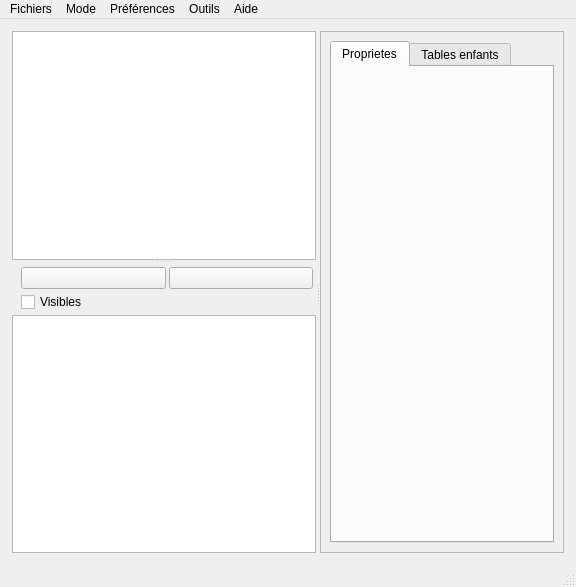
<?xml version="1.0" encoding="UTF-8"?>
<ui version="4.0">
 <class>MainWindow</class>
 <widget class="QMainWindow" name="MainWindow">
  <property name="geometry">
   <rect>
    <x>0</x>
    <y>0</y>
    <width>576</width>
    <height>587</height>
   </rect>
  </property>
  <property name="windowTitle">
   <string>MainWindow</string>
  </property>
  <widget class="QWidget" name="centralwidget">
   <layout class="QHBoxLayout" name="horizontalLayout" stretch="0">
    <property name="leftMargin">
     <number>3</number>
    </property>
    <property name="topMargin">
     <number>3</number>
    </property>
    <property name="rightMargin">
     <number>3</number>
    </property>
    <property name="bottomMargin">
     <number>3</number>
    </property>
    <item>
     <widget class="QFrame" name="frame_5">
      <property name="frameShape">
       <enum>QFrame::NoFrame</enum>
      </property>
      <property name="frameShadow">
       <enum>QFrame::Raised</enum>
      </property>
      <layout class="QHBoxLayout" name="horizontalLayout_3">
       <item>
        <widget class="QSplitter" name="splitter_2">
         <property name="orientation">
          <enum>Qt::Horizontal</enum>
         </property>
         <widget class="QFrame" name="frame">
          <property name="sizePolicy">
           <sizepolicy hsizetype="Preferred" vsizetype="Preferred">
            <horstretch>0</horstretch>
            <verstretch>0</verstretch>
           </sizepolicy>
          </property>
          <property name="minimumSize">
           <size>
            <width>0</width>
            <height>0</height>
           </size>
          </property>
          <property name="maximumSize">
           <size>
            <width>16777215</width>
            <height>16777215</height>
           </size>
          </property>
          <property name="baseSize">
           <size>
            <width>100</width>
            <height>0</height>
           </size>
          </property>
          <property name="frameShape">
           <enum>QFrame::NoFrame</enum>
          </property>
          <property name="frameShadow">
           <enum>QFrame::Raised</enum>
          </property>
          <layout class="QVBoxLayout" name="verticalLayout">
           <property name="spacing">
            <number>6</number>
           </property>
           <property name="leftMargin">
            <number>0</number>
           </property>
           <property name="topMargin">
            <number>0</number>
           </property>
           <property name="rightMargin">
            <number>0</number>
           </property>
           <property name="bottomMargin">
            <number>0</number>
           </property>
           <item>
            <widget class="QSplitter" name="splitter">
             <property name="sizePolicy">
              <sizepolicy hsizetype="Preferred" vsizetype="Preferred">
               <horstretch>0</horstretch>
               <verstretch>0</verstretch>
              </sizepolicy>
             </property>
             <property name="orientation">
              <enum>Qt::Vertical</enum>
             </property>
             <widget class="QFrame" name="frame_3">
              <property name="frameShape">
               <enum>QFrame::NoFrame</enum>
              </property>
              <property name="frameShadow">
               <enum>QFrame::Raised</enum>
              </property>
              <layout class="QVBoxLayout" name="verticalLayout_3">
               <property name="spacing">
                <number>0</number>
               </property>
               <property name="leftMargin">
                <number>0</number>
               </property>
               <property name="topMargin">
                <number>0</number>
               </property>
               <property name="rightMargin">
                <number>0</number>
               </property>
               <property name="bottomMargin">
                <number>0</number>
               </property>
               <item>
                <widget class="QTreeWidget" name="MaintreeWidget">
                 <property name="sizePolicy">
                  <sizepolicy hsizetype="Preferred" vsizetype="Preferred">
                   <horstretch>0</horstretch>
                   <verstretch>0</verstretch>
                  </sizepolicy>
                 </property>
                 <property name="minimumSize">
                  <size>
                   <width>0</width>
                   <height>0</height>
                  </size>
                 </property>
                 <property name="maximumSize">
                  <size>
                   <width>16777215</width>
                   <height>16777215</height>
                  </size>
                 </property>
                 <property name="rootIsDecorated">
                  <bool>false</bool>
                 </property>
                 <property name="wordWrap">
                  <bool>true</bool>
                 </property>
                 <attribute name="headerVisible">
                  <bool>false</bool>
                 </attribute>
                 <attribute name="headerDefaultSectionSize">
                  <number>50</number>
                 </attribute>
                 <attribute name="headerMinimumSectionSize">
                  <number>27</number>
                 </attribute>
                 <attribute name="headerStretchLastSection">
                  <bool>true</bool>
                 </attribute>
                 <column>
                  <property name="text">
                   <string>1</string>
                  </property>
                 </column>
                </widget>
               </item>
              </layout>
             </widget>
             <widget class="QFrame" name="frame_4">
              <property name="sizePolicy">
               <sizepolicy hsizetype="Preferred" vsizetype="Preferred">
                <horstretch>0</horstretch>
                <verstretch>0</verstretch>
               </sizepolicy>
              </property>
              <property name="minimumSize">
               <size>
                <width>0</width>
                <height>0</height>
               </size>
              </property>
              <property name="maximumSize">
               <size>
                <width>16777215</width>
                <height>16777215</height>
               </size>
              </property>
              <property name="frameShape">
               <enum>QFrame::NoFrame</enum>
              </property>
              <property name="frameShadow">
               <enum>QFrame::Raised</enum>
              </property>
              <layout class="QVBoxLayout" name="verticalLayout_2" stretch="0,10">
               <property name="spacing">
                <number>0</number>
               </property>
               <property name="leftMargin">
                <number>0</number>
               </property>
               <property name="topMargin">
                <number>0</number>
               </property>
               <property name="rightMargin">
                <number>0</number>
               </property>
               <property name="bottomMargin">
                <number>0</number>
               </property>
               <item>
                <widget class="QFrame" name="frame_2">
                 <property name="frameShape">
                  <enum>QFrame::NoFrame</enum>
                 </property>
                 <property name="frameShadow">
                  <enum>QFrame::Raised</enum>
                 </property>
                 <layout class="QGridLayout" name="gridLayout">
                  <property name="topMargin">
                   <number>3</number>
                  </property>
                  <property name="rightMargin">
                   <number>3</number>
                  </property>
                  <property name="bottomMargin">
                   <number>3</number>
                  </property>
                  <property name="spacing">
                   <number>3</number>
                  </property>
                  <item row="0" column="0">
                   <widget class="QPushButton" name="pushButton_zoomFeature">
                    <property name="text">
                     <string/>
                    </property>
                    <property name="icon">
                     <iconset>
                      <normaloff>:/plugins/InspectionDigueV2/icons/Zoom_48x48.png</normaloff>:/plugins/InspectionDigueV2/icons/Zoom_48x48.png</iconset>
                    </property>
                   </widget>
                  </item>
                  <item row="0" column="1">
                   <widget class="QPushButton" name="pushButton_selectfeat">
                    <property name="text">
                     <string/>
                    </property>
                    <property name="icon">
                     <iconset>
                      <normaloff>:/plugins/InspectionDigueV2/icons/select.png</normaloff>:/plugins/InspectionDigueV2/icons/select.png</iconset>
                    </property>
                   </widget>
                  </item>
                  <item row="1" column="0" colspan="2">
                   <widget class="QCheckBox" name="checkBox_onlyvisible">
                    <property name="text">
                     <string>Visibles</string>
                    </property>
                   </widget>
                  </item>
                 </layout>
                </widget>
               </item>
               <item>
                <widget class="QTreeWidget" name="ElemtreeWidget">
                 <property name="sizePolicy">
                  <sizepolicy hsizetype="Preferred" vsizetype="Preferred">
                   <horstretch>0</horstretch>
                   <verstretch>0</verstretch>
                  </sizepolicy>
                 </property>
                 <property name="rootIsDecorated">
                  <bool>false</bool>
                 </property>
                 <property name="wordWrap">
                  <bool>true</bool>
                 </property>
                 <attribute name="headerVisible">
                  <bool>false</bool>
                 </attribute>
                 <attribute name="headerStretchLastSection">
                  <bool>true</bool>
                 </attribute>
                 <column>
                  <property name="text">
                   <string notr="true">1</string>
                  </property>
                 </column>
                </widget>
               </item>
              </layout>
             </widget>
            </widget>
           </item>
          </layout>
         </widget>
         <widget class="QScrollArea" name="scrollArea">
          <property name="widgetResizable">
           <bool>true</bool>
          </property>
          <widget class="QWidget" name="scrollAreaWidgetContents_2">
           <property name="geometry">
            <rect>
             <x>0</x>
             <y>0</y>
             <width>255</width>
             <height>506</height>
            </rect>
           </property>
           <layout class="QHBoxLayout" name="horizontalLayout_2">
            <item>
             <widget class="QStackedWidget" name="stackedWidget_main">
              <property name="currentIndex">
               <number>0</number>
              </property>
              <widget class="QWidget" name="page_3">
               <layout class="QVBoxLayout" name="verticalLayout_4">
                <property name="spacing">
                 <number>0</number>
                </property>
                <property name="leftMargin">
                 <number>0</number>
                </property>
                <property name="topMargin">
                 <number>0</number>
                </property>
                <property name="rightMargin">
                 <number>0</number>
                </property>
                <property name="bottomMargin">
                 <number>0</number>
                </property>
                <item>
                 <widget class="QTabWidget" name="MaintabWidget">
                  <property name="currentIndex">
                   <number>0</number>
                  </property>
                  <property name="elideMode">
                   <enum>Qt::ElideLeft</enum>
                  </property>
                  <property name="tabsClosable">
                   <bool>false</bool>
                  </property>
                  <widget class="QWidget" name="tab">
                   <attribute name="title">
                    <string>Proprietes</string>
                   </attribute>
                   <layout class="QVBoxLayout" name="verticalLayout_5">
                    <property name="leftMargin">
                     <number>3</number>
                    </property>
                    <property name="topMargin">
                     <number>3</number>
                    </property>
                    <property name="rightMargin">
                     <number>3</number>
                    </property>
                   </layout>
                  </widget>
                  <widget class="QWidget" name="tab_2">
                   <attribute name="title">
                    <string>Tables enfants</string>
                   </attribute>
                   <layout class="QVBoxLayout" name="verticalLayout_6">
                    <property name="leftMargin">
                     <number>3</number>
                    </property>
                    <property name="topMargin">
                     <number>0</number>
                    </property>
                    <property name="rightMargin">
                     <number>3</number>
                    </property>
                    <property name="bottomMargin">
                     <number>3</number>
                    </property>
                    <item>
                     <widget class="QTabWidget" name="tabWidget_childs">
                      <property name="tabPosition">
                       <enum>QTabWidget::North</enum>
                      </property>
                      <property name="currentIndex">
                       <number>-1</number>
                      </property>
                      <property name="elideMode">
                       <enum>Qt::ElideRight</enum>
                      </property>
                      <property name="documentMode">
                       <bool>false</bool>
                      </property>
                     </widget>
                    </item>
                   </layout>
                  </widget>
                 </widget>
                </item>
               </layout>
              </widget>
              <widget class="QWidget" name="page_4">
               <layout class="QVBoxLayout" name="verticalLayout_7">
                <property name="spacing">
                 <number>0</number>
                </property>
                <property name="leftMargin">
                 <number>0</number>
                </property>
                <property name="topMargin">
                 <number>0</number>
                </property>
                <property name="rightMargin">
                 <number>0</number>
                </property>
                <property name="bottomMargin">
                 <number>0</number>
                </property>
               </layout>
              </widget>
             </widget>
            </item>
           </layout>
          </widget>
         </widget>
        </widget>
       </item>
      </layout>
     </widget>
    </item>
   </layout>
  </widget>
  <widget class="QMenuBar" name="menubar">
   <property name="geometry">
    <rect>
     <x>0</x>
     <y>0</y>
     <width>576</width>
     <height>26</height>
    </rect>
   </property>
   <property name="nativeMenuBar">
    <bool>true</bool>
   </property>
   <widget class="QMenu" name="menuFichiers">
    <property name="title">
     <string>Fichiers</string>
    </property>
    <widget class="QMenu" name="menuBases_recentes">
     <property name="title">
      <string>Bases recentes</string>
     </property>
     <addaction name="actionTemp"/>
    </widget>
    <widget class="QMenu" name="menuCharger_base">
     <property name="title">
      <string>Charger base</string>
     </property>
     <addaction name="actionPostgis"/>
     <addaction name="actionSpatialite"/>
    </widget>
    <addaction name="actionNouvelle_base"/>
    <addaction name="menuCharger_base"/>
    <addaction name="menuBases_recentes"/>
    <addaction name="actionExporter_base"/>
   </widget>
   <widget class="QMenu" name="menuPreferences">
    <property name="title">
     <string>Préférences</string>
    </property>
    <addaction name="action_Repertoire_photo"/>
    <addaction name="actionReinitialier_prestation_courante"/>
    <addaction name="action_GPSConnection"/>
    <addaction name="actionHauteur_de_perche_GPS"/>
    <addaction name="actionDate_de_travail"/>
   </widget>
   <widget class="QMenu" name="menuMode">
    <property name="title">
     <string>Mode</string>
    </property>
    <addaction name="actionModeTerrain"/>
    <addaction name="actionTTC"/>
    <addaction name="actionModeExpert"/>
    <addaction name="actionPosttraitement"/>
   </widget>
   <widget class="QMenu" name="menuAide">
    <property name="title">
     <string>Aide</string>
    </property>
    <addaction name="actionAide"/>
    <addaction name="actionA_propos"/>
   </widget>
   <widget class="QMenu" name="menuOutils">
    <property name="title">
     <string>Outils</string>
    </property>
    <addaction name="actionExport_shapefile"/>
    <addaction name="actionImport"/>
    <addaction name="actionImprimer_rapport"/>
    <addaction name="actionMode_hors_ligne_Reconnexion"/>
   </widget>
   <addaction name="menuFichiers"/>
   <addaction name="menuMode"/>
   <addaction name="menuPreferences"/>
   <addaction name="menuOutils"/>
   <addaction name="menuAide"/>
  </widget>
  <widget class="QStatusBar" name="statusbar"/>
  <action name="actionTre">
   <property name="text">
    <string>tre</string>
   </property>
  </action>
  <action name="actionTemp">
   <property name="text">
    <string>temp</string>
   </property>
  </action>
  <action name="actionRepertoire_photo">
   <property name="text">
    <string>Répertoire photo</string>
   </property>
  </action>
  <action name="actionExporter_base">
   <property name="enabled">
    <bool>false</bool>
   </property>
   <property name="text">
    <string>Exporter base</string>
   </property>
  </action>
  <action name="action_Nouvelle_base_Digue">
   <property name="text">
    <string>Digue</string>
   </property>
   <property name="iconText">
    <string>Digue</string>
   </property>
  </action>
  <action name="action_Nouvelle_base_Assainissement">
   <property name="text">
    <string>Assainissement</string>
   </property>
  </action>
  <action name="action_Repertoire_photo">
   <property name="text">
    <string>Répertoire photo</string>
   </property>
  </action>
  <action name="actionUtilisateur">
   <property name="enabled">
    <bool>false</bool>
   </property>
   <property name="text">
    <string>Utilisateur</string>
   </property>
  </action>
  <action name="actionModeTerrain">
   <property name="checkable">
    <bool>true</bool>
   </property>
   <property name="text">
    <string>Terrain</string>
   </property>
  </action>
  <action name="actionModeExpert">
   <property name="checkable">
    <bool>true</bool>
   </property>
   <property name="text">
    <string>Expert</string>
   </property>
  </action>
  <action name="actionTTC">
   <property name="checkable">
    <bool>true</bool>
   </property>
   <property name="text">
    <string>Bureau</string>
   </property>
  </action>
  <action name="actionPostgis">
   <property name="text">
    <string>postgis</string>
   </property>
  </action>
  <action name="actionSpatialite">
   <property name="text">
    <string>spatialite</string>
   </property>
  </action>
  <action name="actionNouvelle_base">
   <property name="text">
    <string>Nouvelle base</string>
   </property>
  </action>
  <action name="actionReinitialier_prestation_courante">
   <property name="text">
    <string>Reinitialier prestation courante</string>
   </property>
  </action>
  <action name="action_GPSConnection">
   <property name="text">
    <string>Se connecter au GPS</string>
   </property>
  </action>
  <action name="actionAide">
   <property name="text">
    <string>Aide </string>
   </property>
  </action>
  <action name="actionA_propos">
   <property name="enabled">
    <bool>false</bool>
   </property>
   <property name="text">
    <string>A propos</string>
   </property>
  </action>
  <action name="actionDate_de_travail">
   <property name="text">
    <string>Date de travail</string>
   </property>
  </action>
  <action name="actionHauteur_de_perche_GPS">
   <property name="text">
    <string>Hauteur de perche GPS</string>
   </property>
  </action>
  <action name="actionPosttraitement">
   <property name="checkable">
    <bool>true</bool>
   </property>
   <property name="text">
    <string>Post traitement</string>
   </property>
  </action>
  <action name="actionInfralineaires">
   <property name="text">
    <string>Infralineaires</string>
   </property>
  </action>
  <action name="actionImprimer_rapport">
   <property name="text">
    <string>Imprimer rapport</string>
   </property>
  </action>
  <action name="actionReinitialiser_les_noeuds">
   <property name="text">
    <string>Réinitialiser les noeuds</string>
   </property>
  </action>
  <action name="actionExport_shapefile">
   <property name="text">
    <string>Export shapefile</string>
   </property>
  </action>
  <action name="actionImport">
   <property name="text">
    <string>Import</string>
   </property>
  </action>
  <action name="actionMode_hors_ligne_Reconnexion">
   <property name="text">
    <string>Mode hors ligne/Reconnexion</string>
   </property>
  </action>
 </widget>
 <resources/>
 <connections/>
</ui>
